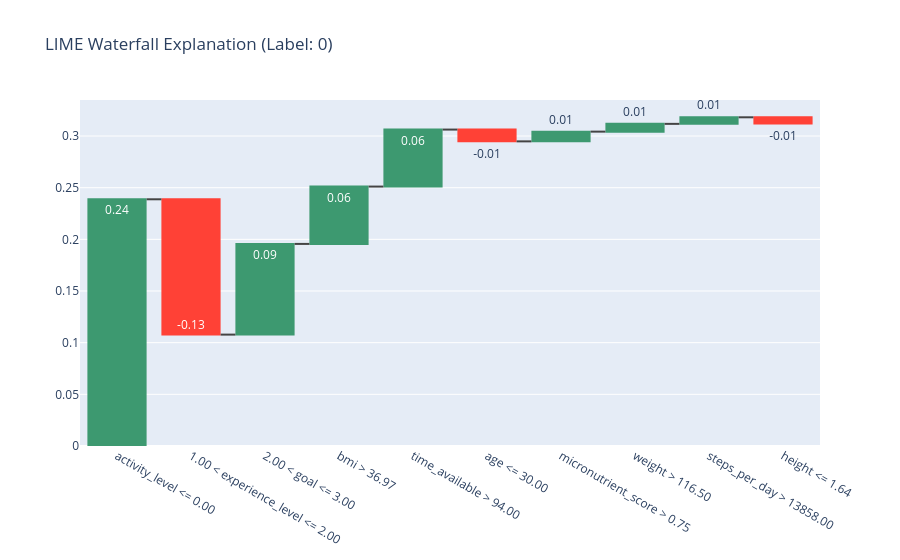

Here is the notebook cell this chart was saved with:
### Code cell
import plotly.graph_objects as go

label_idx = explanation.available_labels()[0]
exp_list = explanation.as_list(label=label_idx)
features, weights = zip(*exp_list)

fig = go.Figure(go.Waterfall(
    name="LIME Explanation",
    orientation="v",
    measure=["relative"] * len(weights),
    x=features,
    text=[f"{w:.2f}" for w in weights],
    y=weights,
))

fig.update_layout(title=f"LIME Waterfall Explanation (Label: {label_idx})")
fig.show()

### Figure 1 — Plotly figure (JSON) as saved in the notebook; plotly's stock layout.template omitted (floating-point values rounded to 4 significant figures)
{"data": [{"measure": ["relative", "relative", "relative", "relative", "relative", "relative", "relative", "relative", "relative", "relative"], "name": "LIME Explanation", "orientation": "v", "text": ["0.24", "-0.13", "0.09", "0.06", "0.06", "-0.01", "0.01", "0.01", "0.01", "-0.01"], "type": "waterfall", "x": ["activity_level <= 0.00", "1.00 < experience_level <= 2.00", "2.00 < goal <= 3.00", "bmi > 36.97", "time_available > 94.00", "age <= 30.00", "micronutrient_score > 0.75", "weight > 116.50", "steps_per_day > 13858.00", "height <= 1.64"], "y": [0.2388, -0.131, 0.08777, 0.0555, 0.05516, -0.01143, 0.009431, 0.007522, 0.006346, -0.00591]}], "layout": {"title": {"text": "LIME Waterfall Explanation (Label: 0)"}}}
